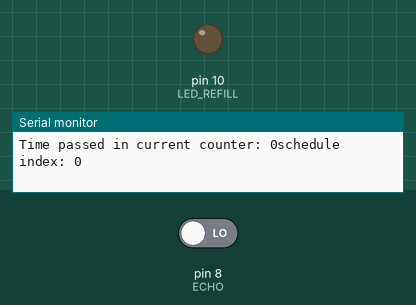
Recording of a sketch running on a simulated Arduino Uno, built with avr-gcc and run on an emulated ATmega328P. On the bench: output pins drawn as LEDs (lit = HIGH), the last lines printed to the serial monitor. The inputs (shaded band) are chosen by the test bench; at power-on: pin 8 (ECHO) LOW. Pins used as bus, display or sensor lines are not drawn.

Above: at 0.1 s.
At 1.1 s:
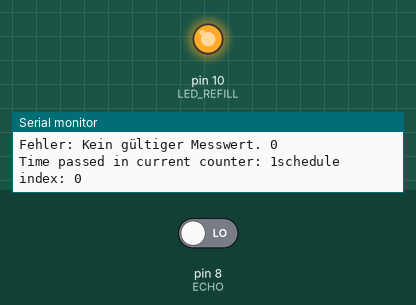
Timing chart, 0 to 2.6 s (numbered marks = the images above):
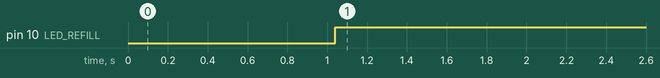

The sketch:

pflanzinator.ino
```cpp
/**
 * Messwert-Referenzen (komplette Flächer):
 * Wasser: ca 630
 * sehr trockene Erde: ca 150
 * trockene Erde: ca. 300 - 350
 * feuchte Erde: 680 - 750
 * Erde direkt nach dem Gießen: ca 750
 * ----> gießen unter: 300
 * ----> NICHT gießen unter: 50 (Schutz vor Überschwemmung)
 */

#include "config.h"

enum State {MEASURE, WATERING, REFILL, ERROR};
State state = State::MEASURE;

unsigned long timeTable[3] = {MINUTES_30, MINUTES_30, HOURS_72};

int sensorValue = 500;
int wateringStart = 0;
unsigned long timerStart = 0;
int timeTableIndex  = 0;

void setup() {
  Serial.begin(9600);
  pinMode(ECHO_TRIGGER, OUTPUT);
  pinMode(ECHO, INPUT);
  pinMode(LED_REFILL, OUTPUT);
  pinMode(RELAIS_TRIGGER, OUTPUT);
  pinMode(SENSOR, INPUT);
  pinMode(MANUAL_TRIGGER, INPUT);
  digitalWrite(RELAIS_TRIGGER, HIGH);
  digitalWrite(LED_REFILL, LOW);
  // initialize timerStart
  timerStart = millis();
}

void loop() {
    unsigned long timePassed = millis() - timerStart;
    Serial.write("Time passed in current counter: ");
    Serial.print(timePassed / 1000);
    Serial.write("schedule index: ");
    Serial.println(timeTableIndex);
//    Serial.write("Schedule nr: ");
//    Serial.println(timeTableIndex);
    switch(state) {
        case State::MEASURE:
            if (!hasWater()) {
                state = State::REFILL;
                break;
            }
            digitalWrite(LED_REFILL, LOW);
            if (digitalRead(MANUAL_TRIGGER) || timePassed > timeTable[timeTableIndex]) {
                state = State::WATERING;
                wateringStart = millis();
                timerStart = millis();
                timeTableIndex = (timeTableIndex + 1) % WATERING_PERIODS;
            }
            break;
        case State::WATERING:
            waterRoutine();
            break;
        case State::REFILL:
            digitalWrite(LED_REFILL, HIGH);
            break;
        case State::ERROR:
            break;
    }
}

void waterRoutine()
{
    int wateringTime = millis() - wateringStart;
    digitalWrite(RELAIS_TRIGGER, LOW);
//    Serial.write("Watering: ");
//   Serial.println(wateringTime);
    if (wateringTime >= WATERING_DURATION) {
        digitalWrite(RELAIS_TRIGGER, HIGH);
        state = State::MEASURE;
    }
}

bool hasWater()
{
    digitalWrite(ECHO_TRIGGER, LOW);
    delay(5);
    digitalWrite(ECHO_TRIGGER, HIGH);
    delay(10);
    digitalWrite(ECHO_TRIGGER, LOW);
    long echoDuration = pulseIn(ECHO, HIGH);
    long waterDistance = (echoDuration / 2) * 0.03432;
    if (waterDistance >= 500 || waterDistance <= 0) {
        Serial.write("Fehler: Kein gültiger Messwert. ");
        Serial.print(waterDistance);
        Serial.println('\n');
        return false;
    }
    float percentage = 100 - (((waterDistance - ECHO_OFFSET) * 100) / TANK_HEIGHT);
    //Serial.write("gemessene Distanz: ");
    //Serial.print(waterDistance);
    //Serial.write(", Wasserfüllstand: ");
    //Serial.print(percentage);
    //Serial.println('\n');
    return percentage >= MIN_WATER;
}
```

config.h
```cpp
#ifndef _CONFIG_H
#define _CONFIG_H

/*
 * define constants and pin layout
 * Pumpkraft: 60ml / s
 */

// PIN LAYOUT
#define ECHO_TRIGGER 9
#define ECHO 8
#define LED_REFILL 10
#define RELAIS_TRIGGER 6
#define SENSOR 12
#define MANUAL_TRIGGER 11

// constants
#define TANK_HEIGHT 19
#define ECHO_OFFSET 0.8
#define MIN_WATER 20
#define WATERING_DURATION 10000

// soil values
#define DRY_SOIL 400
#define MIN_SOIL 100

// time in millis
#define HOURS_22 79200000
#define MINUTES_30 1800000
#define HOURS_72 259200000

#define WATERING_PERIODS 3


#endif
```

Measured:
- by itself, pin 10 (LED_REFILL): LOW → HIGH at 1.0 s
